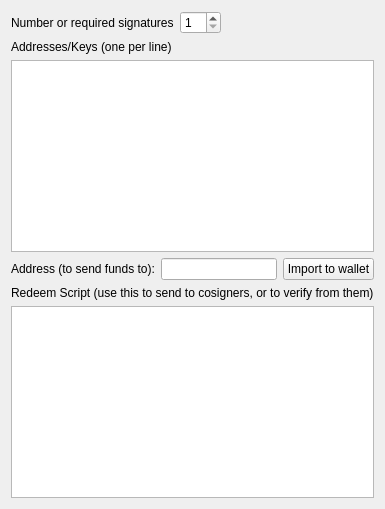
          <widget class="QWidget" name="tab_4">
           <attribute name="title">
            <string>Create/Import</string>
           </attribute>
           <layout class="QVBoxLayout" name="verticalLayout_22">
            <item>
             <layout class="QHBoxLayout" name="horizontalLayout_13">
              <item>
               <widget class="QLabel" name="label_16">
                <property name="sizePolicy">
                 <sizepolicy hsizetype="Preferred" vsizetype="Preferred">
                  <horstretch>0</horstretch>
                  <verstretch>0</verstretch>
                 </sizepolicy>
                </property>
                <property name="text">
                 <string>Number or required signatures</string>
                </property>
               </widget>
              </item>
              <item>
               <widget class="QSpinBox" name="spinBox_multisign">
                <property name="minimum">
                 <number>1</number>
                </property>
                <property name="maximum">
                 <number>10</number>
                </property>
               </widget>
              </item>
              <item>
               <spacer name="horizontalSpacer_8">
                <property name="orientation">
                 <enum>Qt::Horizontal</enum>
                </property>
                <property name="sizeHint" stdset="0">
                 <size>
                  <width>40</width>
                  <height>20</height>
                 </size>
                </property>
               </spacer>
              </item>
             </layout>
            </item>
            <item>
             <widget class="QLabel" name="label_18">
              <property name="text">
               <string>Addresses/Keys (one per line)</string>
              </property>
             </widget>
            </item>
            <item>
             <widget class="QPlainTextEdit" name="plainTextEdit_multisigkeys"/>
            </item>
            <item>
             <layout class="QHBoxLayout" name="horizontalLayout_14">
              <item>
               <widget class="QLabel" name="label_19">
                <property name="text">
                 <string>Address (to send funds to):</string>
                </property>
               </widget>
              </item>
              <item>
               <widget class="QLineEdit" name="lineEdit_multisigaddress">
                <property name="readOnly">
                 <bool>true</bool>
                </property>
               </widget>
              </item>
              <item>
               <widget class="QPushButton" name="pushButton_importmultisig">
                <property name="text">
                 <string>Import to wallet</string>
                </property>
               </widget>
              </item>
             </layout>
            </item>
            <item>
             <widget class="QLabel" name="label_20">
              <property name="text">
               <string>Redeem Script (use this to send to cosigners, or to verify from them)</string>
              </property>
             </widget>
            </item>
            <item>
             <widget class="QPlainTextEdit" name="plainTextEdit_spendscript"/>
            </item>
           </layout>
          </widget>
